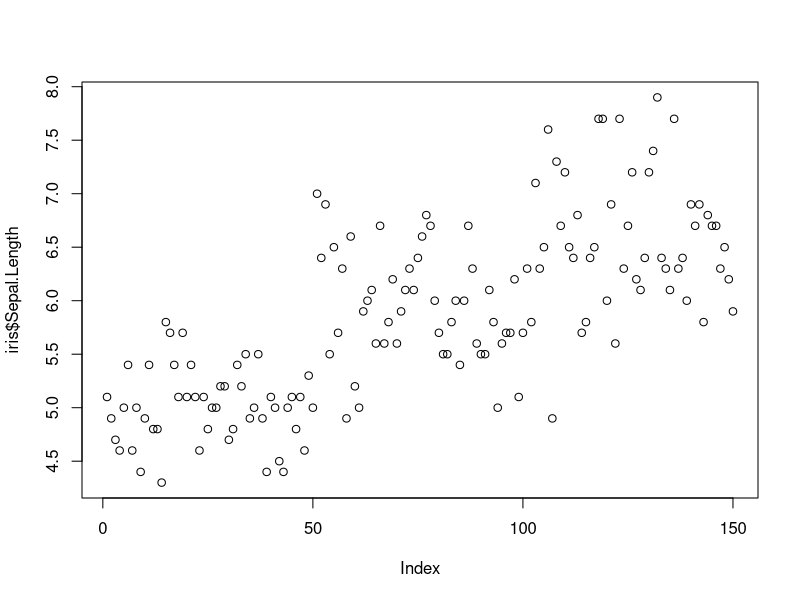
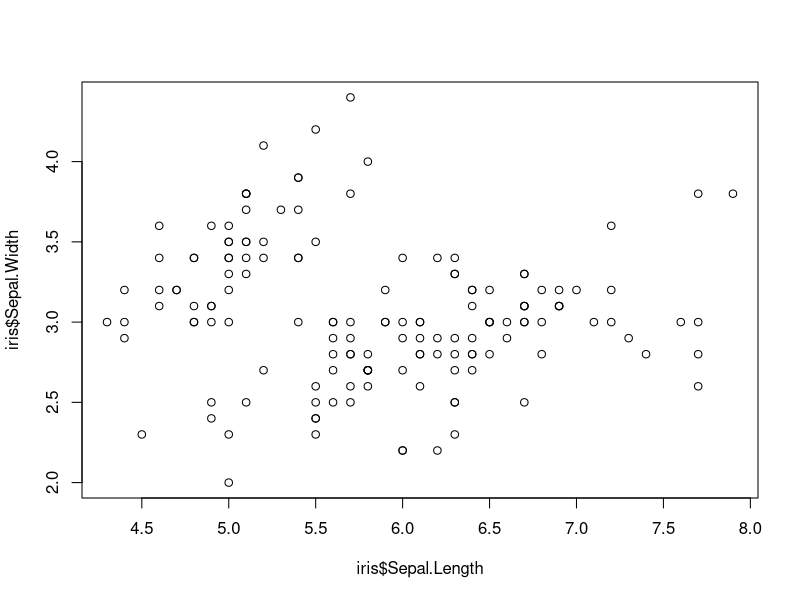
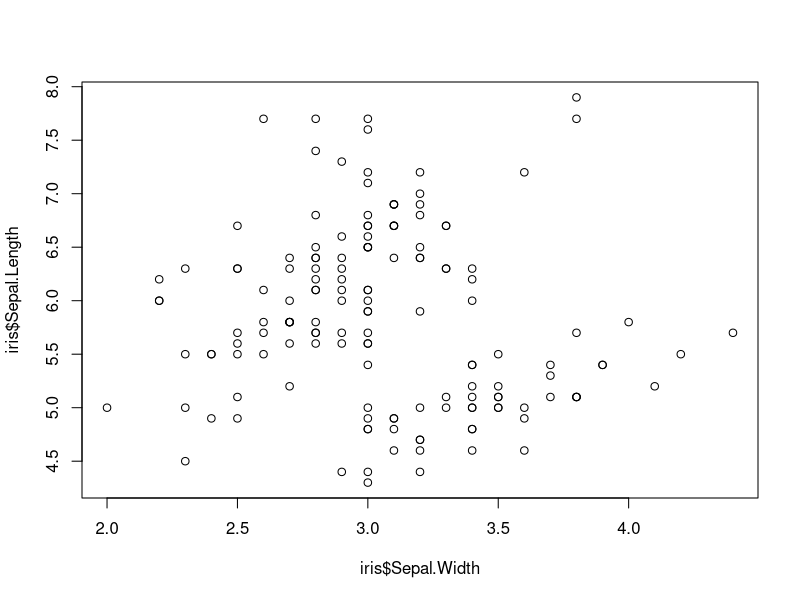
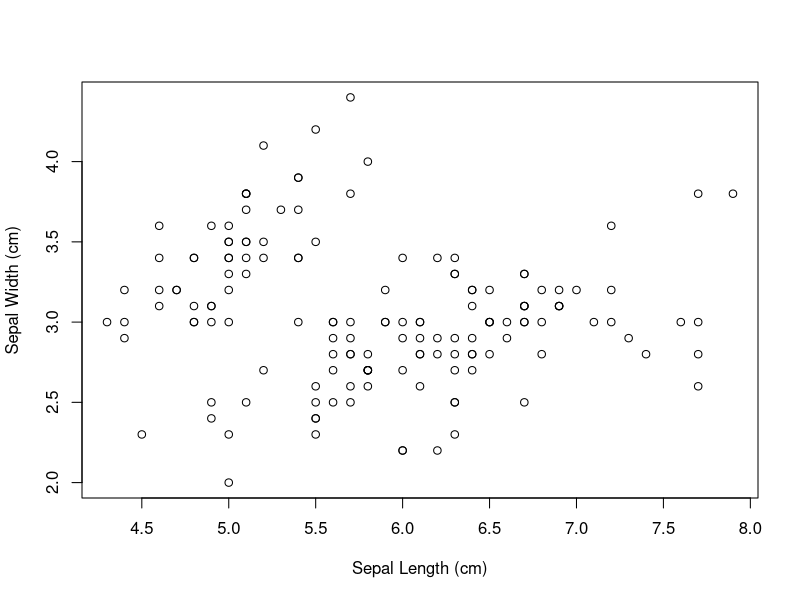
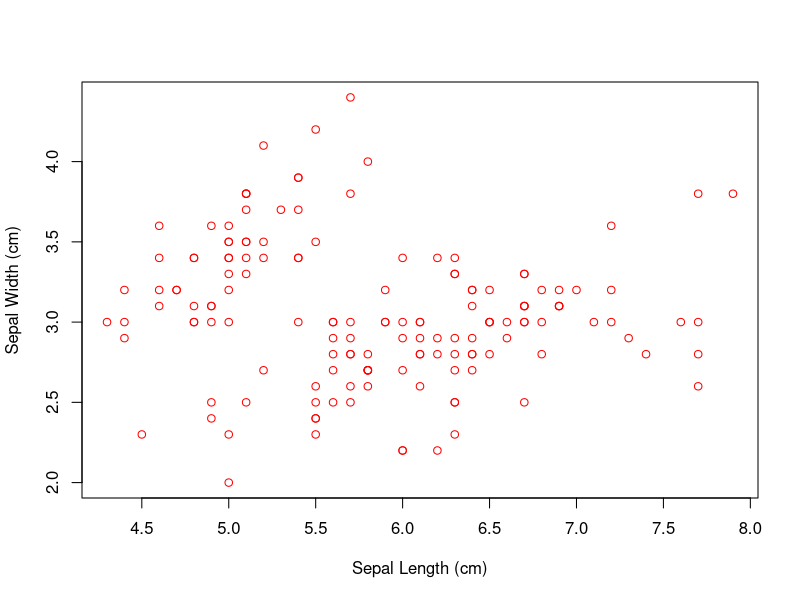
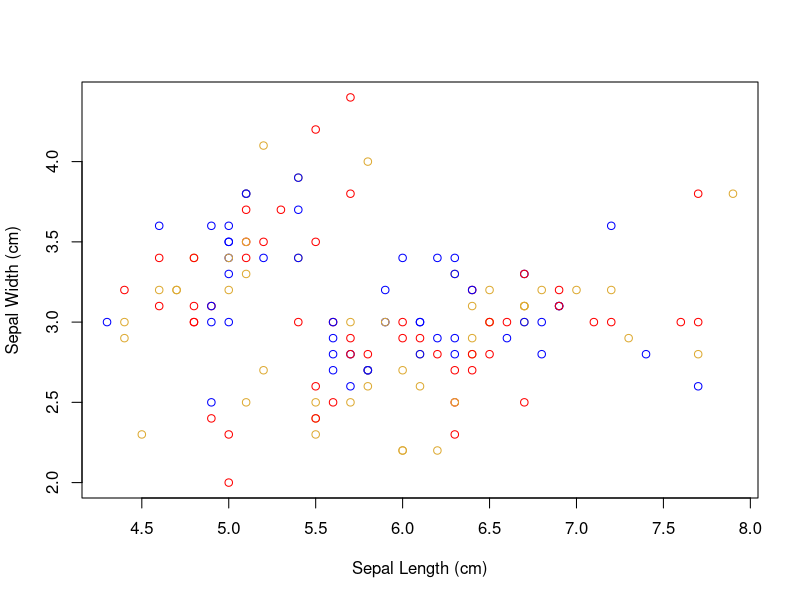
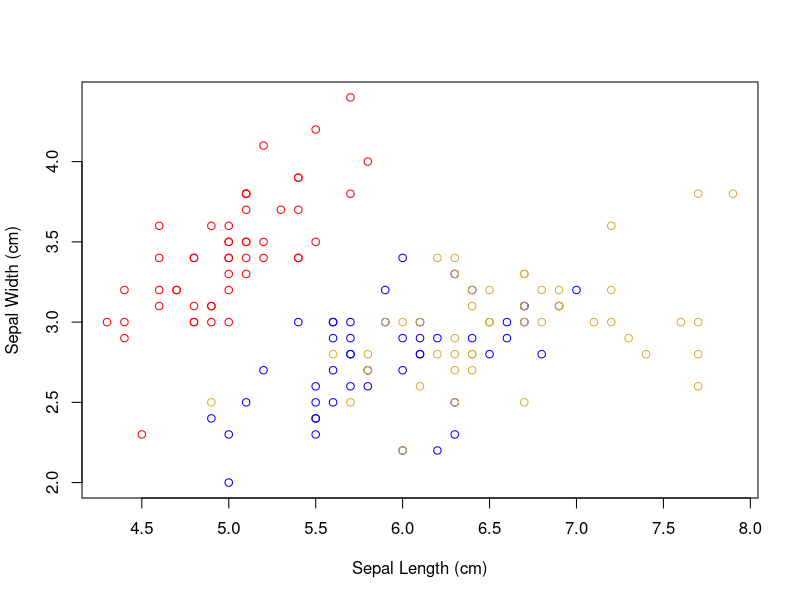
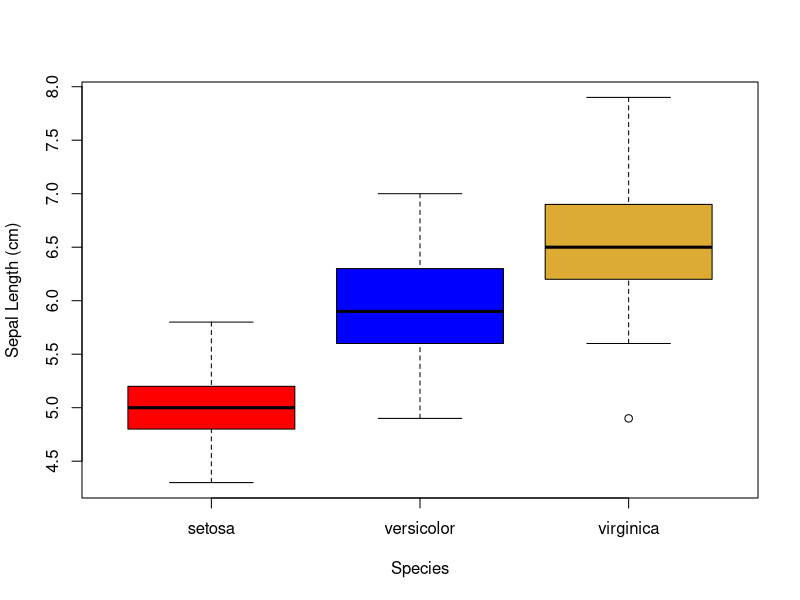

Reproduce these figures in R, in order.
## ---- chunk 1
plot(iris$Sepal.Length)
## ---- chunk 2
plot(iris$Sepal.Length, iris$Sepal.Width)
## ---- chunk 3
plot(y = iris$Sepal.Length, x = iris$Sepal.Width)
## ---- chunk 4
plot(iris$Sepal.Length, iris$Sepal.Width , xlab = "Sepal Length (cm)", ylab = "Sepal Width (cm)")
## ---- chunk 5
plot(iris$Sepal.Length, iris$Sepal.Width , xlab = "Sepal Length (cm)", ylab = "Sepal Width (cm)", col = "red")
## ---- chunk 6
plot(iris$Sepal.Length, iris$Sepal.Width , xlab = "Sepal Length (cm)", ylab = "Sepal Width (cm)", col = c("red", "blue", "#ddaa33"))
## ---- chunk 7
plot(iris$Sepal.Length, iris$Sepal.Width , xlab = "Sepal Length (cm)", ylab = "Sepal Width (cm)", col = c("red", "blue", "#ddaa33")[iris$Species])
## ---- chunk 8
iris$Species[1:10]
as.numeric(iris$Species[1:10])
c("red", "blue", "#ddaa33")[iris$Species[1:10]]
## ---- chunk 9
plot(iris$Sepal.Length ~ iris$Species, ylab = "Sepal Length (cm)", xlab = "Species", 
     col =  c("red", "blue", "#ddaa33"))
## ---- chunk 10
boxplot(iris$Sepal.Length ~ iris$Species, ylab = "Sepal Length (cm)", xlab = "Species", 
     col =  c("red", "blue", "#ddaa33"))
## ---- chunk 11
# Plotting "Sepal.Length" with increased bins
hist(iris$Sepal.Length, breaks = 16)
## ---- chunk 12
read.csv("../data/plotting_arguments.csv", header = T)->plots
knitr::kable(plots, col.names = gsub("[.]", " ", names(plots)))
## ---- chunk 13
# Plot "Sepal.Length" on a, then add "Sepal.Width" data as points and "Petal.Length" as lines
plot(iris$Sepal.Length, ylim = c(0, 8), ylab = "Size (cm)", xlab = "Sample")
points(iris$Sepal.Width, col = "red", pch = 19, cex = 0.8)
lines(iris$Petal.Length, lty = 2, col = "blue")
## ---- chunk 14
# Adding a horizontal line at 6 and a vertical line at 60
plot(iris$Sepal.Length)
abline(h = 6, col = "red")
abline(v = 60, col = "blue")
# Plotting "Sepal.Length" against "Petal.Length" and adding a line of best fit
plot(iris$Sepal.Length ~ iris$Petal.Length)
abline(lm(iris$Sepal.Length ~ iris$Petal.Length), lty = 3, col = "green", lwd = 3)
## ---- chunk 15
# Plotting "Sepal.Length" and colouring and using different points by "Species", then adding a legend
plot(iris$Sepal.Length, col = c("red", "blue", "#ddaa33")[iris$Species], 
     pch = c(1, 2, 3)[iris$Species])
legend("topleft", legend = c("Setosa", "Versicolor", "Virginica"), 
       pch = c(1,2,3), col = c("red", "blue", "#ddaa33"))
## ---- chunk 16
# Adding text to a plot
plot(iris$Sepal.Length)
text(20, 6, "text", cex = 0.7, col = "blue", font = 2)
mtext("text", side = 4, line = 1, col = "red")
## ---- chunk 17
# Plotting "Sepal.Length" without axes and adding them with adjustment
plot(iris$Sepal.Length, axes = F, ylab="Sepal Length (cm)")
axis(1)
axis(2, pos = 50, at = 1:8, lwd = 2, col = "blue")
## ---- chunk 18
par(mar = c(4, 4, 2, 1), mgp = c(2, 0.5, 0), las = 1)
plot(iris$Sepal.Length, ylab="Sepal Length (cm)")
## ---- chunk 19
par(mar = c(4, 4, 2, 1))
par(mfrow = c(1, 2))
plot(iris$Sepal.Length, ylab="Sepal Length (cm)")
plot(iris$Sepal.Width, ylab="Sepal Width (cm)")
## ---- chunk 20
par(mar = c(4, 4, 2, 1))
layout(matrix(c(1, 1, 2, 3), 2, 2, byrow = TRUE))
plot(iris$Sepal.Length, ylab = "Sepal Length (cm)")
plot(iris$Sepal.Width, ylab = "Sepal Width (cm)")
plot(iris$Petal.Length, ylab = "Petal Length (cm)")
## ---- chunk 21
# Saving a plot as a jpeg file
jpeg("exampleplot.jpg", width = 300, height = 300, units = "mm", bg = "white", res = 200)
plot(iris$Sepal.Length, ylab = "Sepal Length (cm)")
dev.off()
